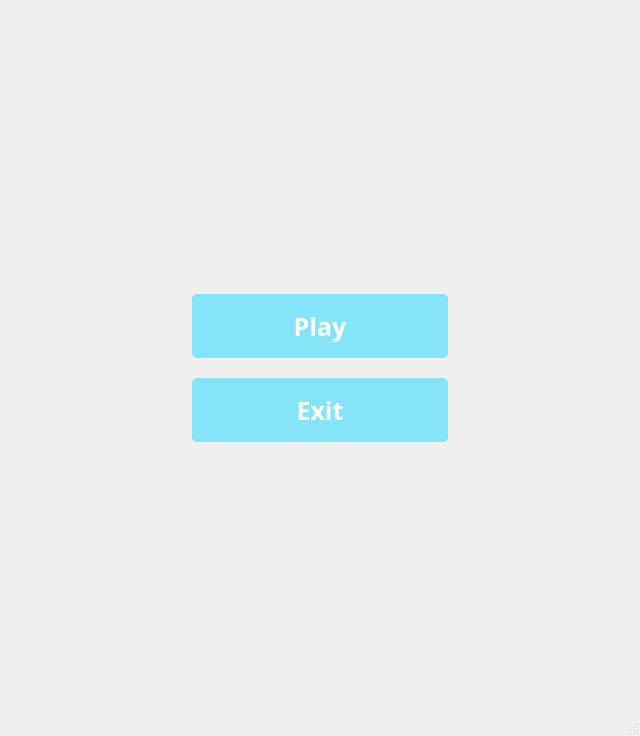
<?xml version="1.0" encoding="UTF-8"?>
<ui version="4.0">
 <class>MainWindow</class>
 <widget class="QMainWindow" name="MainWindow">
  <property name="geometry">
   <rect>
    <x>0</x>
    <y>0</y>
    <width>640</width>
    <height>736</height>
   </rect>
  </property>
  <property name="windowTitle">
   <string>Snake</string>
  </property>
  <widget class="QWidget" name="centralwidget">
   <widget class="QPushButton" name="Exit">
    <property name="geometry">
     <rect>
      <x>192</x>
      <y>378</y>
      <width>256</width>
      <height>64</height>
     </rect>
    </property>
    <property name="styleSheet">
     <string notr="true">background: #86E4F9;
box-shadow: 0px 5px 15px rgba(134, 228, 249, 0.75);
border-radius: 5px;

font-family: Comfortaa;
font-style: normal;
font-weight: bold;
font-size: 25px;
line-height: 31px;
display: flex;
align-items: center;
text-align: center;
color:white;</string>
    </property>
    <property name="text">
     <string>Exit</string>
    </property>
   </widget>
   <widget class="QPushButton" name="Play">
    <property name="geometry">
     <rect>
      <x>192</x>
      <y>294</y>
      <width>256</width>
      <height>64</height>
     </rect>
    </property>
    <property name="styleSheet">
     <string notr="true">background: #86E4F9;
box-shadow: 0px 5px 15px rgba(134, 228, 249, 0.75);
border-radius: 5px;

font-family: Comfortaa;
font-style: normal;
font-weight: bold;
font-size: 25px;
line-height: 31px;
display: flex;
align-items: center;
text-align: center;
color:white;</string>
    </property>
    <property name="text">
     <string>Play</string>
    </property>
   </widget>
  </widget>
  <widget class="QMenuBar" name="menubar">
   <property name="geometry">
    <rect>
     <x>0</x>
     <y>0</y>
     <width>640</width>
     <height>25</height>
    </rect>
   </property>
  </widget>
  <widget class="QStatusBar" name="statusbar"/>
 </widget>
 <resources/>
 <connections/>
</ui>
